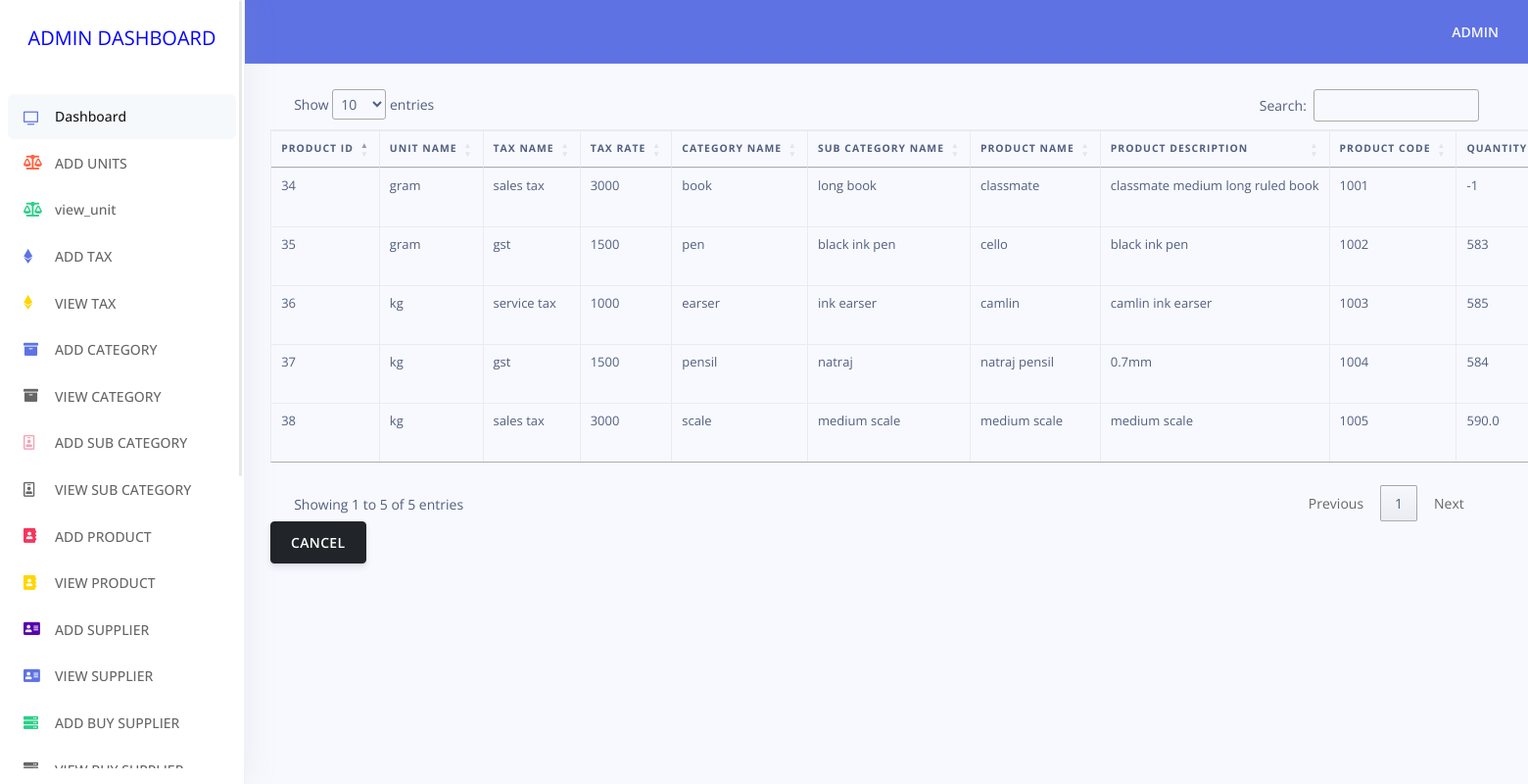
Page /admin/view_product.php on the committed database.
### tables this page shows
CREATE TABLE `product_tbl` (
  `product_id` int(10) NOT NULL,
  `unit_id` int(10) NOT NULL,
  `tax_id` int(10) NOT NULL,
  `category_id` int(10) NOT NULL,
  `sub_category_id` int(10) NOT NULL,
  `product_name` varchar(20) NOT NULL,
  `product_description` varchar(50) NOT NULL,
  `product_code` varchar(10) NOT NULL,
  `stock_status` varchar(10) NOT NULL DEFAULT 'available',
  `quantity` varchar(10) NOT NULL,
  `product_price` varchar(10) NOT NULL,
  `discount` varchar(10) NOT NULL,
  `selling_price` varchar(10) NOT NULL,
  `status` varchar(5) NOT NULL DEFAULT '0',
  `created_date` timestamp NOT NULL DEFAULT CURRENT_TIMESTAMP,
  `deleted` varchar(5) NOT NULL DEFAULT '0',
  `inserted_by_id` varchar(10) NOT NULL DEFAULT 'pending',
  `updated_by_id` varchar(10) NOT NULL DEFAULT 'pending',
  `deleted_by_id` varchar(10) NOT NULL DEFAULT 'pending'
);

CREATE TABLE `unit_tbl` (
  `unit_id` int(10) NOT NULL,
  `unit_name` varchar(50) NOT NULL,
  `status` varchar(5) NOT NULL DEFAULT '0',
  `deleted` varchar(5) NOT NULL DEFAULT '0',
  `created_date` timestamp NOT NULL DEFAULT CURRENT_TIMESTAMP,
  `inserted_by_id` varchar(10) NOT NULL DEFAULT 'pending',
  `updated_by_id` varchar(10) NOT NULL DEFAULT 'pending',
  `deleted_by_id` varchar(10) NOT NULL DEFAULT 'pending'
);

CREATE TABLE `tax_tbl` (
  `tax_id` int(10) NOT NULL,
  `tax_name` varchar(20) NOT NULL,
  `tax_rate` varchar(10) NOT NULL,
  `status` varchar(5) NOT NULL DEFAULT '0',
  `deleted` varchar(5) NOT NULL DEFAULT '0',
  `created_date` timestamp NOT NULL DEFAULT CURRENT_TIMESTAMP,
  `inserted_by_id` varchar(10) NOT NULL DEFAULT 'pending',
  `updated_by_id` varchar(10) NOT NULL DEFAULT 'pending',
  `deleted_by_id` varchar(10) NOT NULL DEFAULT 'pending'
);

CREATE TABLE `category_tbl` (
  `category_id` int(10) NOT NULL,
  `category_name` varchar(20) NOT NULL,
  `category_image` varchar(50) NOT NULL,
  `status` varchar(5) NOT NULL DEFAULT '0',
  `deleted` varchar(5) NOT NULL DEFAULT '0',
  `created_date` timestamp NOT NULL DEFAULT CURRENT_TIMESTAMP,
  `inserted_by_id` varchar(10) NOT NULL DEFAULT 'pending',
  `updated_by_id` varchar(10) NOT NULL DEFAULT 'pending',
  `deleted_by_id` varchar(10) NOT NULL DEFAULT 'pending'
);

CREATE TABLE `sub_category_tbl` (
  `sub_category_id` int(10) NOT NULL,
  `category_id` int(10) NOT NULL,
  `sub_category_name` varchar(20) NOT NULL,
  `status` varchar(5) NOT NULL DEFAULT '0',
  `created_date` timestamp NOT NULL DEFAULT CURRENT_TIMESTAMP,
  `deleted` varchar(5) NOT NULL DEFAULT '0',
  `inserted_by_id` varchar(10) NOT NULL DEFAULT 'pending',
  `updated_by_id` varchar(10) NOT NULL DEFAULT 'pending',
  `deleted_by_id` varchar(10) NOT NULL DEFAULT 'pending'
);

### admin/view_product.php (the view, shortened to what this page needs)
<!DOCTYPE html>
<html>
<head>
	<link rel="stylesheet" href="https://cdn.jsdelivr.net/npm/bootstrap@4.5.3/dist/css/bootstrap.min.css">
	<link rel="stylesheet"  href="https://cdn.datatables.net/1.10.20/css/dataTables.bootstrap4.min.css">
         <link rel="stylesheet" type="text/css" href="https://cdn.datatables.net/1.10.19/css/dataTables.bootstrap4.min.css">
         <?php
		include('includes/stylesheet.php');
	?>
</head>
<body>
<?php
		include('includes/sidenav.php');
?>
<div class="main-content" id="panel">
<?php
	include('includes/topnav.php');
include("dbconnect.php");
  $query ="  SELECT p.product_name,p.product_description,p.product_code,p.quantity,p.product_price,p.discount,p.selling_price,c.category_name,s.sub_category_name,t.tax_name,t.tax_rate,u.unit_name,c.category_id,s.sub_category_id,u.unit_id,t.tax_id,p.product_id from sub_category_tbl s, category_tbl c,unit_tbl u,tax_tbl t,product_tbl p where p.sub_category_id=s.sub_category_id and p.category_id=c.category_id  and p.unit_id=u.unit_id and p.tax_id=t.tax_id and c.deleted='0' and s.deleted='0' and p.deleted='0' and u.deleted='0' and t.deleted='0'";
 $query_res = $link->query($query);
 ?>
 	<div style="padding: 2%;">
 	<table class="table table-bordered" id="example" style="width: 100%;">
 			<thead><tr><th>PRODUCT ID</th>
 						<th>UNIT NAME</th>
 						 <th>TAX NAME</th>
 			 			<th>TAX RATE</th>
 						<th>CATEGORY NAME</th>
 						<th>SUB CATEGORY NAME</th>
 						<th>PRODUCT NAME</th>
 						 <th>PRODUCT DESCRIPTION</th>
 						 <th>PRODUCT CODE</th>
 						<th>QUANTITY</th>
 					</tr>
 			</thead>
		 <?php
 	 			while($rows = mysqli_fetch_array($query_res))
 	 			{
 						$product_name = $rows['product_name'];
 						$product_id = $rows['product_id'];
						$product_description =$rows['product_description'];
						$product_code=$rows['product_code'];
						$quantity=$rows['quantity'];
						$unit_name=$rows['unit_name'];
						$tax_name=$rows['tax_name'];
						$tax_rate=$rows['tax_rate'];
						$category_name=$rows['category_name'];
						$sub_category_name=$rows['sub_category_name'];
		 ?>
 				<tr><td> <?php echo " $product_id"; ?></td>
				<td> <?php echo "$unit_name "; ?></td>
				<td> <?php echo "$tax_name "; ?></td>
				<td> <?php echo "$tax_rate "; ?></td>
				<td> <?php echo " $category_name"; ?></td>
				<td> <?php echo " $sub_category_name"; ?></td>
 				<td><?php echo " $product_name"; ?></td>
 				<td><?php echo " $product_description"; ?></td>
 				<td><?php echo " $product_code"; ?></td>
 				<td><?php echo " $quantity"; ?></td>
			</tr>
	</div>
<?php
 					}
?>
<a href="index.php" class="btn btn-dark">CANCEL</a>
</body>
</html>

### rows in the picture
product_tbl: product_id "34", unit.unit_name "gram", tax.tax_name "sales tax", tax.tax_rate "3000", category.category_name "book", sub_category.sub_category_name "long book", product_name "classmate", product_description "classmate medium long ruled book", product_code "1001", quantity "-1"
product_tbl: product_id "35", unit.unit_name "gram", tax.tax_name "gst", tax.tax_rate "1500", category.category_name "pen", sub_category.sub_category_name "black ink pen", product_name "cello", product_description "black ink pen", product_code "1002", quantity "583"
product_tbl: product_id "36", unit.unit_name "kg", tax.tax_name "service tax", tax.tax_rate "1000", category.category_name "earser", sub_category.sub_category_name "ink earser", product_name "camlin", product_description "camlin ink earser", product_code "1003", quantity "585"
product_tbl: product_id "37", unit.unit_name "kg", tax.tax_name "gst", tax.tax_rate "1500", category.category_name "pensil", sub_category.sub_category_name "natraj", product_name "natraj pensil", product_description "0.7mm", product_code "1004", quantity "584"
product_tbl: product_id "38", unit.unit_name "kg", tax.tax_name "sales tax", tax.tax_rate "3000", category.category_name "scale", sub_category.sub_category_name "medium scale", product_name "medium scale", product_description "medium scale", product_code "1005", quantity "590.0"
